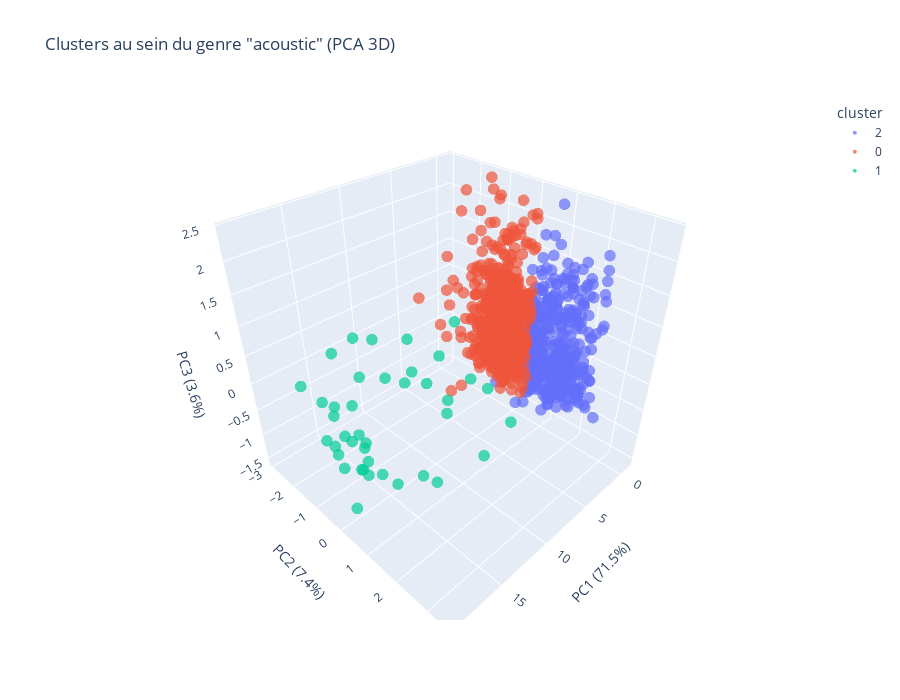

Source (notebook cell):
### Markdown cell above
### 3.4 Visualisation du clustering hiérarchique

Visualisons quelques genres et leurs clusters internes.

### Code cell
# Sélectionner un genre populaire pour la visualisation
example_genre = genre_counts.index[0]  # Genre le plus populaire
genre_mask = df_hierarchical['track_genre'] == example_genre
df_genre = df_hierarchical[genre_mask]

print(f"Visualisation du genre : {example_genre}")
print(f"Nombre de morceaux : {len(df_genre)}")
print(f"Nombre de clusters : {df_genre['genre_cluster'].nunique()}")

# PCA pour visualisation 3D
genre_data_scaled = data_scaled[genre_mask]
pca = PCA(n_components=3)
genre_pca = pca.fit_transform(genre_data_scaled)

# Créer un DataFrame pour plotly
df_viz = pd.DataFrame({
    'PC1': genre_pca[:, 0],
    'PC2': genre_pca[:, 1],
    'PC3': genre_pca[:, 2],
    'cluster': df_genre['genre_cluster'].astype(str),
    'track_name': df_genre['track_name'].values
})

# Visualisation 3D
fig = px.scatter_3d(df_viz,
                    x='PC1',
                    y='PC2',
                    z='PC3',
                    color='cluster',
                    hover_data=['track_name'],
                    opacity=0.7,
                    width=900,
                    height=700,
                    title=f'Clusters au sein du genre "{example_genre}" (PCA 3D)',
                    labels={'PC1': f'PC1 ({pca.explained_variance_ratio_[0]*100:.1f}%)',
                           'PC2': f'PC2 ({pca.explained_variance_ratio_[1]*100:.1f}%)',
                           'PC3': f'PC3 ({pca.explained_variance_ratio_[2]*100:.1f}%)'})

fig.update_traces(marker=dict(size=4))
fig.show()

print(f"\nLes clusters révèlent des sous-catégories au sein du genre {example_genre} !")

### Figure 1 — Plotly figure (JSON) as saved in the notebook; plotly's stock layout.template omitted (floating-point values rounded to 4 significant figures; data arrays with more than 128 entries replaced by an {"elided": "..."} marker saying what was removed)
{"data": [{"customdata": {"elided": "406x1 str values"}, "hovertemplate": "cluster=2<br>PC1 (71.5%)=%{x}<br>PC2 (7.4%)=%{y}<br>PC3 (3.6%)=%{z}<br>track_name=%{customdata[0]}<extra></extra>", "legendgroup": "2", "marker": {"color": "#636efa", "opacity": 0.7, "size": 4, "symbol": "circle"}, "mode": "markers", "name": "2", "scene": "scene", "showlegend": true, "type": "scatter3d", "x": {"elided": "406 float values"}, "y": {"elided": "406 float values"}, "z": {"elided": "406 float values"}}, {"customdata": {"elided": "554x1 str values"}, "hovertemplate": "cluster=0<br>PC1 (71.5%)=%{x}<br>PC2 (7.4%)=%{y}<br>PC3 (3.6%)=%{z}<br>track_name=%{customdata[0]}<extra></extra>", "legendgroup": "0", "marker": {"color": "#EF553B", "opacity": 0.7, "size": 4, "symbol": "circle"}, "mode": "markers", "name": "0", "scene": "scene", "showlegend": true, "type": "scatter3d", "x": {"elided": "554 float values"}, "y": {"elided": "554 float values"}, "z": {"elided": "554 float values"}}, {"customdata": [["And I Love Her"], ["Chi Mai"], ["Mujer con Abanico"], ["La La La (Something In the Rain, Pt. 2) [Music from the Original TV Series]"], ["A Thousand Years"], ["Love Nwantiti"], ["Ramparts"], ["Tamacun"], ["Fake a smile"], ["River Flows In You"], ["Guaranteed - Humming Version"], ["Paradise"], ["Same For You"], ["Burn The Rain"], ["My Arms Were Always Around You"], ["Photographs"], ["Poison's Gone"], ["vs.2013 ~知覚と快楽の螺旋~"], ["Swimmers"], ["Game of Thrones"], ["Sad Theme (From \"One Punch Man\")"], ["Blackbird Song"], ["He's A Pirate (From \"Pirates of the Caribbean\")"], ["Toulumne"], ["Perfect"], ["Waltzing Matilda"], ["Shallow"], ["Pirates of the Caribbean Theme"], ["She Only Lies"], ["Drawn by the Wind (Arr. for Guitar)"], ["End Of The Road"], ["As It Was - Acoustic Instrumental"], ["Jocelyn Flores - Acoustic Guitar"], ["What a Wonderful World"], ["Moth To A Flame - Acoustic Instrumental"], ["Untainted Innocence"], ["Deathlessness"], ["Cortes de Aragón"], ["Memories (Instrumental Guitar)"], ["All The World (I Tell Myself)"]], "hovertemplate": "cluster=1<br>PC1 (71.5%)=%{x}<br>PC2 (7.4%)=%{y}<br>PC3 (3.6%)=%{z}<br>track_name=%{customdata[0]}<extra></extra>", "legendgroup": "1", "marker": {"color": "#00cc96", "opacity": 0.7, "size": 4, "symbol": "circle"}, "mode": "markers", "name": "1", "scene": "scene", "showlegend": true, "type": "scatter3d", "x": [16.39, 18.99, 17.84, 9.413, 10.32, 17.49, 17.35, 16.67, 13.01, 15.76, 17.3, 18.45, 8.017, 9.546, 8.646, 12.1, 17.49, 14.47, 7.565, 17.83, 16.33, 8.128, 17.44, 19.39, 18.49, 17.94, 17.94, 18.65, 17.89, 18.87, 10.16, 16.56, 8.396, 18.88, 17.76, 18.36, 10.6, 17.7, 18.39, 16.51], "y": [-0.301, 0.3316, 0.2158, -1.357, 0.2632, -0.008865, 1.065, 2.254, 0.2657, -0.511, 0.1851, -0.3253, 0.5958, -0.4534, -0.01888, 0.2181, 0.03368, 3.477, 1.026, 0.3438, 0.2806, 0.07552, 1.277, -0.02848, -0.41, 0.1071, 0.4547, 1.303, -1.959, 0.1483, 0.494, -0.7166, -1.553, -0.5709, -0.7521, -0.2159, 1.825, -1.248, -0.2803, -0.1558], "z": [-0.5899, -1.152, -0.6049, -0.4882, 0.6176, -0.7461, 1.209, -0.0906, 0.6097, 0.5487, -0.1837, 0.3961, 0.08575, -0.1853, -0.7271, -1.517, -0.07189, 1.092, 0.003275, 1.609, -0.875, 0.9446, -0.4583, -0.06535, -0.4933, 0.5133, -0.5881, 1.937, 0.1311, 0.1195, -0.1165, -0.6071, 0.2096, 0.4336, 0.002317, 1.271, -0.6124, -0.6589, -0.7159, -0.7819]}], "layout": {"height": 700, "legend": {"title": {"text": "cluster"}, "tracegroupgap": 0}, "scene": {"domain": {"x": [0, 1], "y": [0, 1]}, "xaxis": {"title": {"text": "PC1 (71.5%)"}}, "yaxis": {"title": {"text": "PC2 (7.4%)"}}, "zaxis": {"title": {"text": "PC3 (3.6%)"}}}, "title": {"text": "Clusters au sein du genre \"acoustic\" (PCA 3D)"}, "width": 900}}
